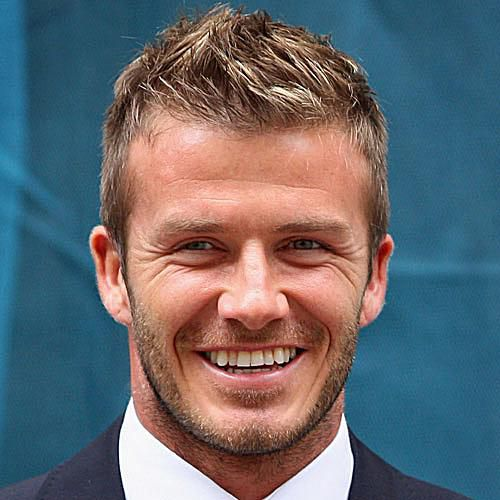
#> input picture OpenCV_Object_Detection/male.jpg, 500 x 500 px
$ jupyter execute '04 - Object Detection.ipynb'   (shell and % lines are left out)
#> lines starting #> are read from the running program, lines starting #| are printed output that depends on the picture; after the words box and inside, x2 and y2 are one past the last pixel; in counts of white or black regions, pixels touching at a corner belong together
[cell 1]
import numpy as np
import cv2
import matplotlib.pyplot as plt

[cell 2]
# read image
img = cv2.imread('male.jpg')
#> img is the input picture: shape (500, 500, 3); mean B, G, R 111.2, 105.4, 102.7
#convert to grayscale
gray = cv2.cvtColor(img,cv2.COLOR_BGR2GRAY)
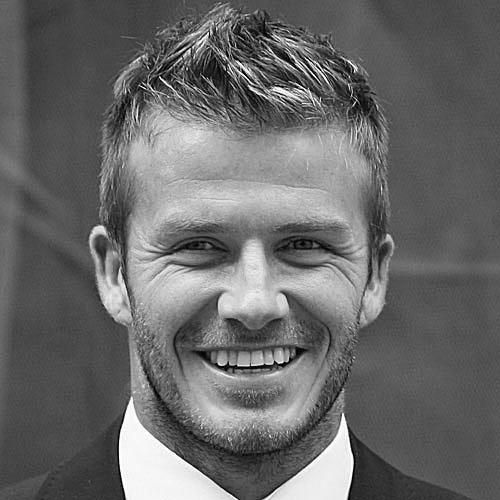
#> gray: shape (500, 500); min 1, max 255, mean 105.2
#apply haar cascade
haar = cv2.CascadeClassifier('haarcascade_frontalface_default.xml')
faces = haar.detectMultiScale(gray,1.3,5)
#> faces = [[107, 134, 293, 293]]

[cell 3]
print(faces)
#| [[107 134 293 293]]

[cell 4]
cv2.rectangle(img,(80,120),(154+250,94+350),(0,255,0),5)
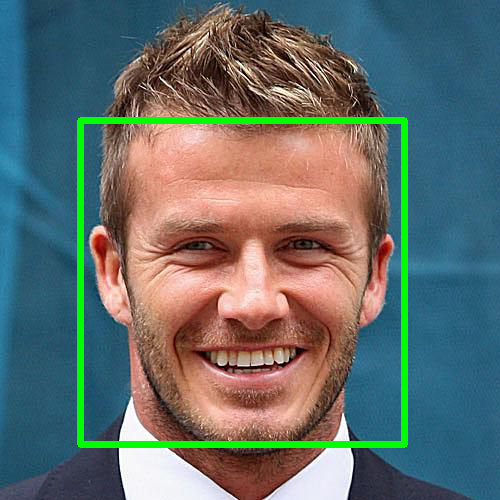
#> img: shape (500, 500, 3); 3.62% of pixels changed, all inside (x1, y1, x2, y2) = (77, 117, 408, 448)
plt.imshow(img)

[cell 5]
cv2.imshow('object_detect',img)
cv2.waitKey(0)
cv2.destroyAllWindows()

[cell 6]
#crop
face_crop = img[120:94+350,80:154+250]
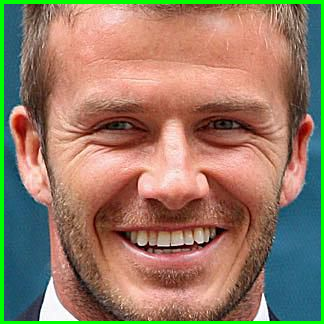
#> face_crop: shape (324, 324, 3); mean B, G, R 102.5, 123.6, 149.6
plt.imshow(face_crop)

[cell 7]
cv2.imwrite('male_01.png',face_crop)
#> Out = True
